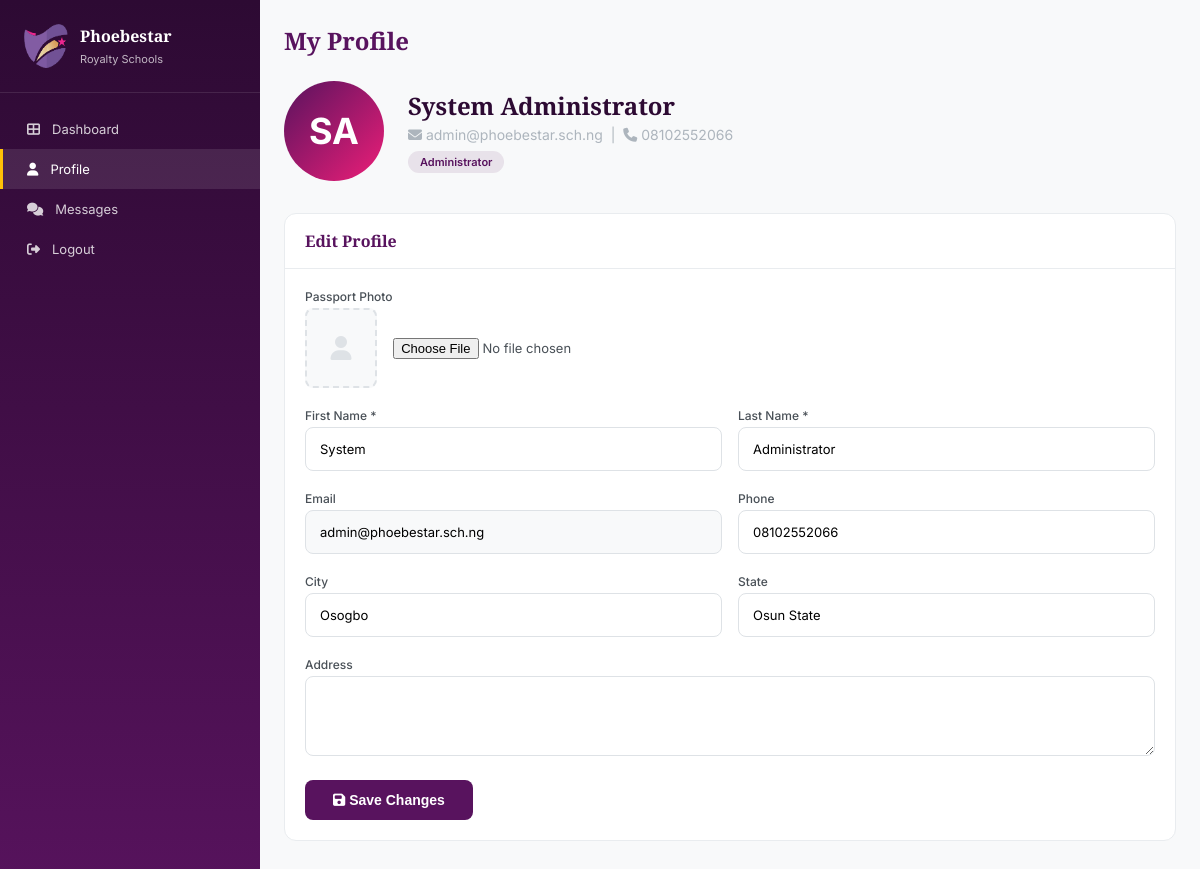
/public/pages/profile.php (signed in), run on the app's committed database.
### tables this page shows
CREATE TABLE users (
    id INT PRIMARY KEY AUTO_INCREMENT,
    role_id INT NOT NULL DEFAULT 8,
    first_name VARCHAR(100) NOT NULL,
    last_name VARCHAR(100) NOT NULL,
    email VARCHAR(150) UNIQUE,
    phone VARCHAR(20),
    password_hash VARCHAR(255) NOT NULL,
    gender ENUM('Male', 'Female') DEFAULT NULL,
    date_of_birth DATE DEFAULT NULL,
    address TEXT,
    city VARCHAR(100) DEFAULT 'Osogbo',
    state VARCHAR(100) DEFAULT 'Osun State',
    passport_photo VARCHAR(255) DEFAULT NULL,
    barcode VARCHAR(100) UNIQUE,
    id_card_number VARCHAR(50) UNIQUE,
    status ENUM('active', 'inactive', 'suspended', 'graduated') DEFAULT 'active',
    last_login DATETIME,
    created_at TIMESTAMP DEFAULT CURRENT_TIMESTAMP,
    updated_at TIMESTAMP DEFAULT CURRENT_TIMESTAMP ON UPDATE CURRENT_TIMESTAMP,
    FOREIGN KEY (role_id) REFERENCES roles(id) ON DELETE RESTRICT
);

CREATE TABLE roles (
    id INT PRIMARY KEY AUTO_INCREMENT,
    role_name VARCHAR(50) NOT NULL UNIQUE,
    role_label VARCHAR(50) NOT NULL,
    description TEXT,
    permissions JSON,
    created_at TIMESTAMP DEFAULT CURRENT_TIMESTAMP
);

### includes/functions.php (called while the page is built, shortened)
<?php
function fetchOne($sql, $params = []) {
    $db = getDB();
    $stmt = $db->prepare($sql);
    $stmt->execute($params);
    return $stmt->fetch();
}
function sanitize($input) {
    return htmlspecialchars(trim($input), ENT_QUOTES, 'UTF-8');
}

### public/pages/profile.php (the view, shortened to what this page needs)
<?php
require_once __DIR__ . '/../../includes/functions.php';
$userId = getUserId();
$user = fetchOne("SELECT u.*, r.role_name, r.role_label FROM users u JOIN roles r ON u.role_id = r.id WHERE u.id = ?", [$userId]);
?>
<!DOCTYPE html>
<html lang="en">
<head>
    <link rel="stylesheet" href="https://cdnjs.cloudflare.com/ajax/libs/font-awesome/6.5.1/css/all.min.css">
</head>
<body>
    <div class="dashboard">
        <aside class="sidebar" id="sidebar">
            <div class="sidebar-header">
                <img src="/public/assets/logo-icon.png" alt="PRS">
                <div><h3>Phoebestar</h3><span>Royalty Schools</span></div>
            </div>
            <ul class="sidebar-menu">
                <li><a href="dashboard.php"><i class="fas fa-th-large"></i> Dashboard</a></li>
                <li><a href="profile.php" class="active"><i class="fas fa-user"></i> Profile</a></li>
                <li><a href="messages.php"><i class="fas fa-comments"></i> Messages</a></li>
                <li><a href="logout.php"><i class="fas fa-sign-out-alt"></i> Logout</a></li>
            </ul>
        </aside>
        <main class="main-content">
            <div class="top-bar">
                <div style="display:flex;align-items:center;gap:16px;">
                    <h1>My Profile</h1>
                </div>
            </div>
            <div class="profile-header">
                <div class="profile-avatar">
                    <?php if ($user['passport_photo']): ?>
                    <img src="/<?= $user['passport_photo'] ?>" alt="Passport">
                    <?php else: ?>
                    <?= strtoupper(substr($user['first_name'], 0, 1) . substr($user['last_name'], 0, 1)) ?>
                    <?php endif; ?>
                </div>
                <div class="profile-info">
                    <h2><?= sanitize($user['first_name'] . ' ' . $user['last_name']) ?></h2>
                    <p><i class="fas fa-envelope"></i> <?= sanitize($user['email']) ?> &nbsp;|&nbsp; <i class="fas fa-phone"></i> <?= sanitize($user['phone'] ?? 'N/A') ?></p>
                    <span class="profile-badge"><?= sanitize($user['role_label']) ?></span>
                </div>
            </div>
            <div class="card">
                <div class="card-header"><h3>Edit Profile</h3></div>
                <div class="card-body">
                    <form method="POST" enctype="multipart/form-data">
                        <div class="form-grid">
                            <div class="form-group full">
                                <label>Passport Photo</label>
                                <div class="passport-upload">
                                    <div class="passport-preview">
                                        <?php if ($user['passport_photo']): ?>
                                        <img src="/<?= $user['passport_photo'] ?>" alt="Passport">
                                        <?php else: ?><i class="fas fa-user"></i><?php endif; ?>
                                    </div>
                                    <input type="file" name="passport" accept="image/*" class="form-input" style="height:auto;padding:8px 0;border:none;">
                                </div>
                            </div>
                            <div class="form-group">
                                <label>First Name *</label>
                                <input type="text" name="first_name" class="form-input" value="<?= sanitize($user['first_name']) ?>" required>
                            </div>
                            <div class="form-group">
                                <label>Last Name *</label>
                                <input type="text" name="last_name" class="form-input" value="<?= sanitize($user['last_name']) ?>" required>
                            </div>
                            <div class="form-group">
                                <label>Email</label>
                                <input type="email" class="form-input" value="<?= sanitize($user['email']) ?>" readonly style="background:var(--gray-100);">
                            </div>
                            <div class="form-group">
                                <label>Phone</label>
                                <input type="tel" name="phone" class="form-input" value="<?= sanitize($user['phone'] ?? '') ?>">
                            </div>
                            <div class="form-group">
                                <label>City</label>
                                <input type="text" name="city" class="form-input" value="<?= sanitize($user['city'] ?? 'Osogbo') ?>">
                            </div>
                            <div class="form-group">
                                <label>State</label>
                                <input type="text" name="state" class="form-input" value="<?= sanitize($user['state'] ?? 'Osun State') ?>">
                            </div>
                            <div class="form-group full">
                                <label>Address</label>
                                <textarea name="address" class="form-input"><?= sanitize($user['address'] ?? '') ?></textarea>
                            </div>
                        </div>
                        <button type="submit" class="btn-primary" style="margin-top:16px;"><i class="fas fa-save"></i> Save Changes</button>
                    </form>
                </div>
            </div>
        </main>
    </div>
</body>
</html>

### public/pages/profile.php (style rules this page uses)
:root { --purple: #58135E; --pink: #ED1E78; --gold: #FFC107; --dark-purple: #2D0A33; --gray-100: #F8F9FA; --gray-200: #E9ECEF; --gray-300: #DEE2E6; --gray-500: #ADB5BD; --gray-700: #495057; --red: #DC3545; --green: #28A745; }
* { margin: 0; padding: 0; box-sizing: border-box; }
body { font-family: 'Inter', sans-serif; background: var(--gray-100); color: var(--gray-700); }
h1, h2, h3 { font-family: 'Playfair Display', serif; }
.dashboard { display: flex; min-height: 100vh; }
.sidebar { width: 260px; background: linear-gradient(180deg, var(--dark-purple), var(--purple)); color: #fff; position: fixed; top: 0; left: 0; bottom: 0; overflow-y: auto; z-index: 100; }
.sidebar-header { padding: 24px; border-bottom: 1px solid rgba(255,255,255,0.1); display: flex; align-items: center; gap: 12px; }
.sidebar-header img { width: 44px; height: 44px; border-radius: 8px; }
.sidebar-header h3 { font-size: 16px; }
.sidebar-header span { font-size: 11px; opacity: 0.7; }
.sidebar-menu { padding: 16px 0; list-style: none; }
.sidebar-menu li a { display: flex; align-items: center; gap: 12px; padding: 12px 24px; color: rgba(255,255,255,0.8); text-decoration: none; font-size: 13px; transition: all 0.3s; border-left: 3px solid transparent; }
.sidebar-menu li a:hover, .sidebar-menu li a.active { background: rgba(255,255,255,0.1); color: #fff; border-left-color: var(--gold); }
.main-content { flex: 1; margin-left: 260px; padding: 24px; padding-bottom: 80px; }
.card { background: #fff; border-radius: 12px; border: 1px solid var(--gray-200); overflow: hidden; }
.card-header { padding: 16px 20px; border-bottom: 1px solid var(--gray-200); }
.card-header h3 { font-size: 16px; color: var(--purple); }
.card-body { padding: 20px; }
.form-grid { display: grid; grid-template-columns: 1fr 1fr; gap: 16px; }
.form-group { margin-bottom: 4px; }
.form-group.full { grid-column: 1 / -1; }
.form-group label { display: block; font-size: 12px; font-weight: 500; color: var(--gray-700); margin-bottom: 4px; }
.form-input { width: 100%; height: 44px; border: 1px solid var(--gray-300); border-radius: 8px; padding: 0 14px; font-size: 13px; transition: all 0.3s; font-family: 'Inter', sans-serif; }
textarea.form-input { height: 80px; padding: 10px 14px; resize: vertical; }
.btn-primary { background: var(--purple); color: #fff; border: none; border-radius: 8px; padding: 12px 28px; font-size: 14px; font-weight: 600; cursor: pointer; transition: all 0.3s; }
.profile-header { display: flex; align-items: center; gap: 24px; margin-bottom: 32px; }
.profile-avatar { width: 100px; height: 100px; border-radius: 50%; background: linear-gradient(135deg, var(--purple), var(--pink)); display: flex; align-items: center; justify-content: center; font-size: 36px; color: #fff; font-weight: 700; overflow: hidden; }
.profile-info h2 { font-size: 24px; color: var(--dark-purple); margin-bottom: 4px; }
.profile-info p { color: var(--gray-500); font-size: 14px; }
.profile-badge { display: inline-block; padding: 4px 12px; background: rgba(88,19,94,0.1); color: var(--purple); border-radius: 20px; font-size: 11px; font-weight: 600; text-transform: capitalize; margin-top: 8px; }
.passport-upload { display: flex; align-items: center; gap: 16px; }
.passport-preview { width: 80px; height: 80px; border-radius: 8px; background: var(--gray-100); display: flex; align-items: center; justify-content: center; overflow: hidden; border: 2px dashed var(--gray-300); }
.passport-preview i { font-size: 24px; color: var(--gray-300); }
.top-bar { display: flex; justify-content: space-between; align-items: center; margin-bottom: 24px; }
.top-bar h1 { font-size: 24px; color: var(--purple); }

### data on the page
users: first_name+last_name "SA", first_name+last_name "System Administrator", email "admin@phoebestar.sch.ng", phone "08102552066", role.role_label "Administrator", first_name "System", last_name "Administrator", city "Osogbo", state "Osun State"
